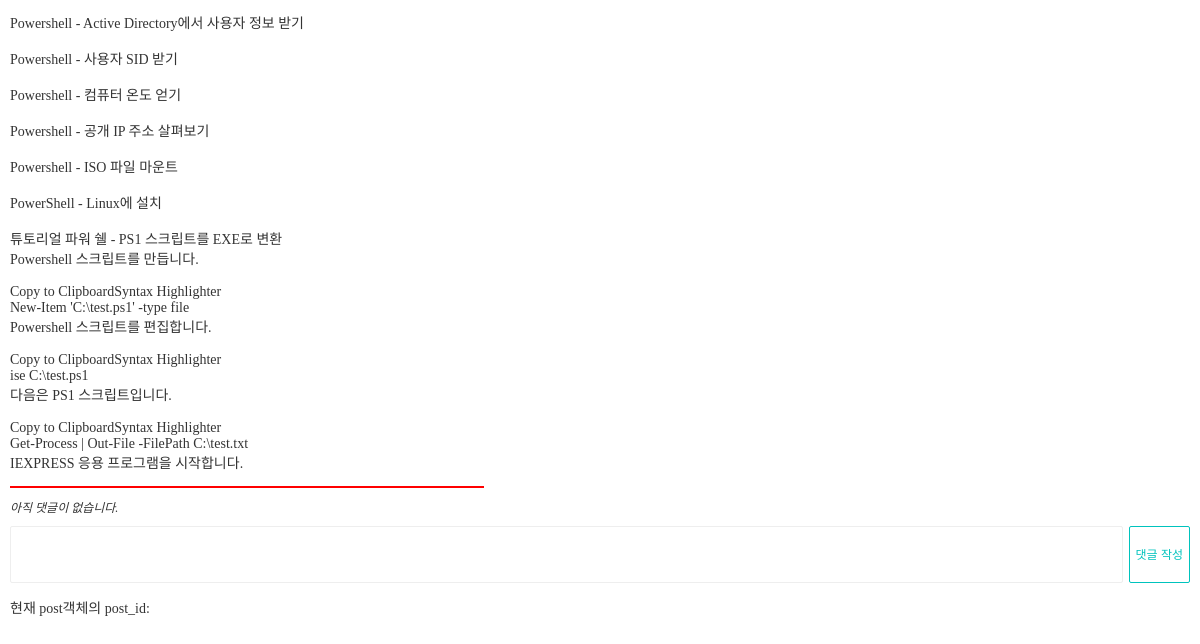
The page /posts/3/ (lower part) on the database as committed earlier.
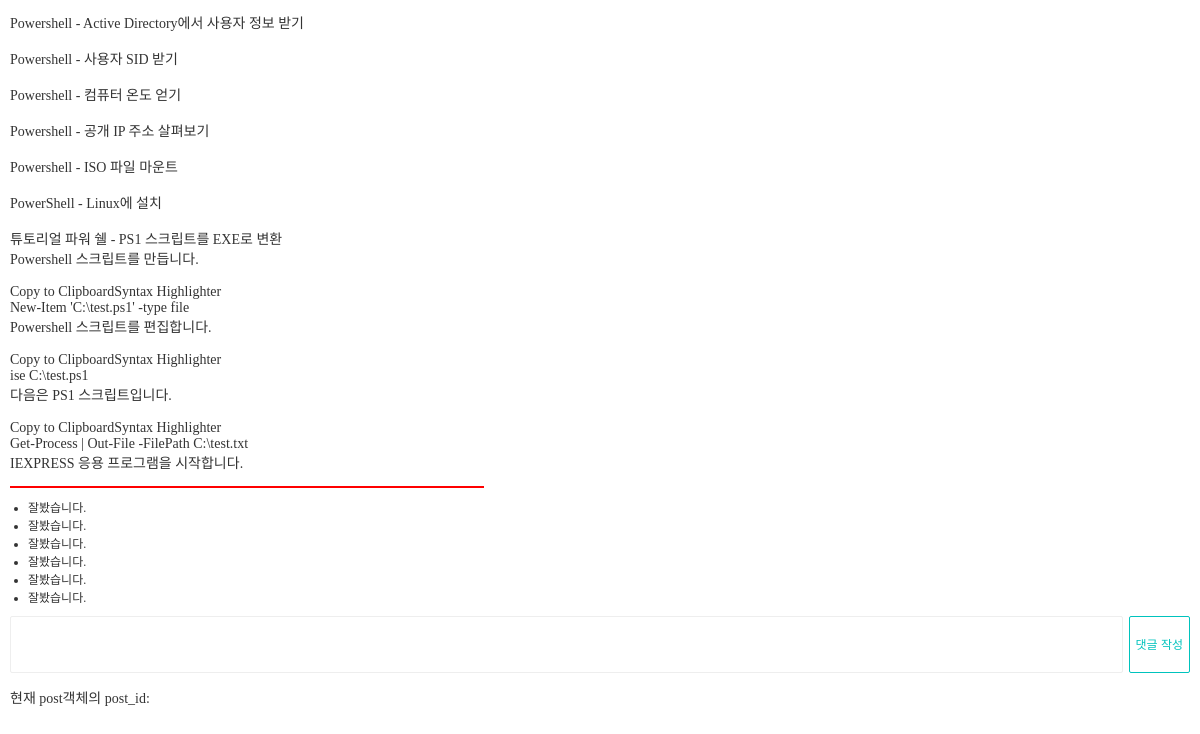
The same page on the database as committed later.
### blog/models.py (models this page shows, shortened)
class Comment(models.Model):
    post = models.ForeignKey(Post, on_delete=models.CASCADE)
    content = models.TextField('댓글 내용')

### blog/views.py (the view)
# urls.py: path("posts/<int:post_id>/", post_detail),
def post_detail(request, post_id):
    post = Post.objects.get(id=post_id)
    print(f'{post=}') # post=<Post: 테스트글 2>
    if request.method == 'POST':
        comment_content = request.POST['comment']
        Comment.objects.create(
            post = post, # 현재 post 객체
            content = comment_content,
        )
    context = {
        'post': post,
    }
    return render(request, 'post_detail.html', context)

### blog/models.py (called while the page is built)
    def __str__(self):
        return self.title

### templates/post_detail.html (shortened to what this page needs)
{% load static %}
<!DOCTYPE html>
<html lang="en">
    <head>
        <link rel="stylesheet" href="{% static 'css/style.css' %}" />
    </head>
    <body>
        <div id="post-detail">
            <p>{{ post.content|linebreaksbr }}</p>
            <div style="border: 1px solid red;width:40%;margin-bottom:10px"></div>
            <ul class="comments">
                {% for comment in post.comment_set.all %}
                    <li class="comment">{{ comment.content }}</li>
                {% empty%}
                    <li class="comment-empty">아직 댓글이 없습니다.</li>
                {% endfor %}
            </ul>
            <form method="POST">
                <textarea name="comment"></textarea>
                <button type="submit" class="btn btn-primary">댓글 작성</button>
            </form>
            <p>현재 post객체의 post_id: {{ post_id }}</p>
        </div>
    </body>
</html>

Rows that differ between the two databases and show on the page:
added Comment: content "잘봤습니다."
added Comment: content "잘봤습니다."
added Comment: content "잘봤습니다."
added Comment: content "잘봤습니다."
added Comment: content "잘봤습니다."
added Comment: content "잘봤습니다."
Other text that changed with them:
text no longer shown: "아직 댓글이 없습니다."
